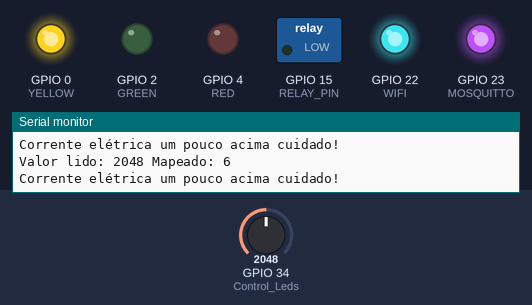
A sketch run on a simulated ESP32. Shown: switched loads named in the sketch (green lamp = pin HIGH), output pins drawn as LEDs (lit = HIGH), the last lines printed to the serial monitor. The test bench sets the inputs (shaded band); at power-on: GPIO 34 (Control_Leds) = 2048. WiFi joins after 1.5 s; servers stay silent unless stated; no MQTT or app messages arrive unless stated.

Above: at 2.7 s.
2.8 s: GPIO 34 (Control_Leds) set to 1065
4.3 s: GPIO 34 (Control_Leds) set to 984
At 5.5 s:
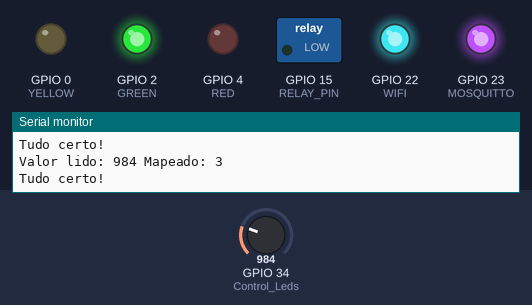
5.8 s: GPIO 34 (Control_Leds) set to 4095
At 7.7 s:
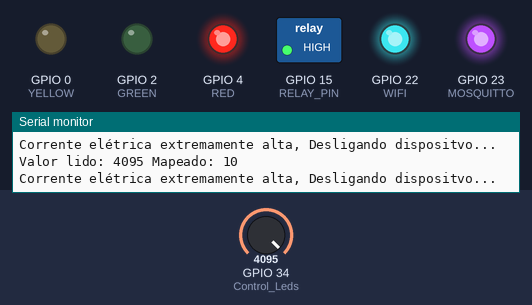
8.1 s: GPIO 34 (Control_Leds) set to 4059
At 8.69 s:
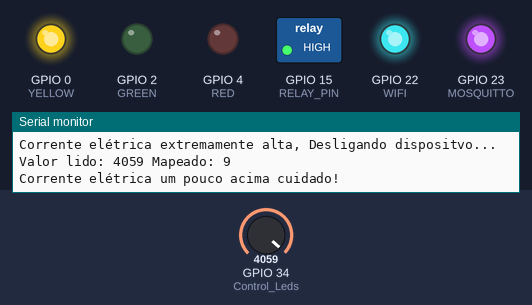
10.2 s: GPIO 34 (Control_Leds) set to 491
At 11.4 s:
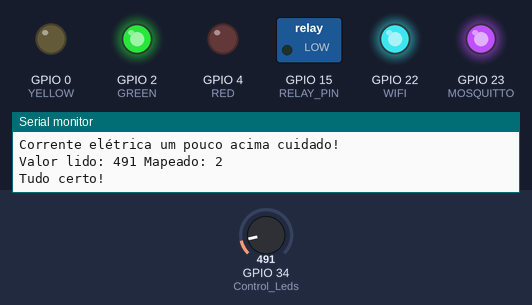
12.2 s: GPIO 34 (Control_Leds) set to 1228
At 13.2 s:
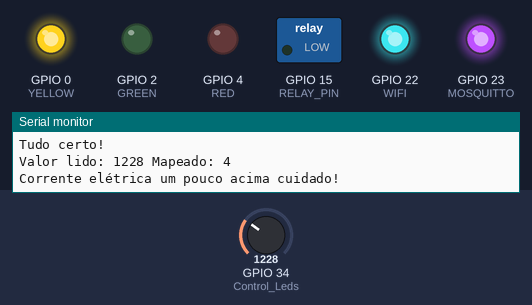
Timing chart, 0 to 15.2 s (numbered marks = the images above; inputs shaded):
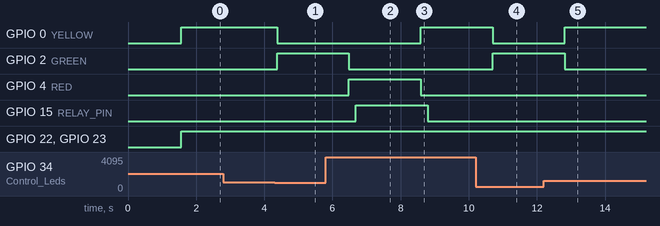

The sketch:

sketch.ino
```cpp
#include <WiFi.h>
#include <PubSubClient.h>

// Configurações de rede Wi-Fi e ao MQTT mosquitto
const char* ssid = "Wokwi-GUEST";
const char* password = "";
const char* mqtt_server = "test.mosquitto.org";

// Configuração do cliente MQTT
WiFiClient WOKWI_Client;
PubSubClient client(WOKWI_Client);

// Definição dos pinos
#define GREEN 2
#define YELLOW 0
#define RED 4
#define RELAY_PIN 15
#define ANALOG_PIN A0 // ADC no ESP8266
#define ANALOG_THRESHOLD 500
#define WIFI 22
#define MOSQUITTO 23

// Variáveis
int valor;
int valorCorrente;
String aviso = "Tudo certo!";
String relay = "Desativado";

void setup_wifi() {
  delay(10);
  Serial.println();
  Serial.print("Connectando...");
  Serial.println(ssid);

  WiFi.mode(WIFI_STA);
  WiFi.begin(ssid, password);

  while (WiFi.status() != WL_CONNECTED) {
    delay(500);
    Serial.print(".");
  }

  Serial.println("");
  Serial.println("WiFi conectado");
  Serial.println("Endereço de IP: ");
  Serial.println(WiFi.localIP());
}

void reconnect() {
  while (!client.connected()) {
    Serial.print("Attempting MQTT connection...");
    if (client.connect("WOKWI_Client")) {
      Serial.println("connected");
    } else {
      Serial.print("failed, rc=");
      Serial.print(client.state());
      Serial.println(" try again in 5 seconds");
      delay(5000);
    }
  }
}

void Control_Leds() {
  valor = analogRead(34);
  valorCorrente = map(valor, 0, 4095, 2, 10);

  Serial.print("Valor lido: ");
  Serial.print(valor);
  Serial.print(" Mapeado: ");
  Serial.println(valorCorrente);

  digitalWrite(GREEN, LOW);
  digitalWrite(YELLOW, LOW);
  digitalWrite(RED, LOW);

  if (valorCorrente <= 3) {
    digitalWrite(GREEN, HIGH);
    Serial.println("Tudo certo!");
    aviso = "Tudo certo!";
  }
  else if (valorCorrente > 3 && valorCorrente <= 9) {
    digitalWrite(YELLOW, HIGH);
    Serial.println("Corrente elétrica um pouco acima cuidado!");
    aviso = "Corrente elétrica um pouco acima cuidado!";
  }
  else if (valorCorrente == 9){
    Serial.println("Corrente elétrica muito alta, caso aumente iremos desligar o dispositvo");
    aviso = "Corrente elétrica muito alta, caso aumente iremos desligar o dispositvo";
  }
  else if (valorCorrente >= 10) {
    digitalWrite(RED, HIGH);
    Serial.println("Corrente elétrica extremamente alta, Desligando dispositvo...");
    aviso = "Corrente elétrica extremamente alta, Desligando dispositvo...";

  }

  delay(200);
}

void RelayControl() {
  if (valorCorrente >= 10) {
    digitalWrite(RELAY_PIN, HIGH);
    relay = "Ativado! Dispositivo desligado";
  } else {
    digitalWrite(RELAY_PIN, LOW);
    relay = "Desativado";
  }
}

void Conectado_Wifi(){
  if(WiFi.status())
  digitalWrite(WIFI, HIGH);
  else
  digitalWrite(WIFI, LOW);

}

void Conectado_Mosquitto(){
  if (client.connected())
  digitalWrite(MOSQUITTO, HIGH);
  else
  digitalWrite(MOSQUITTO, LOW);
}

void Publica_Dados(){
  client.publish("Corrente_Elétrica",String(valorCorrente).c_str());
  client.publish("Aviso",String(aviso).c_str());
  client.publish("Relay",String(relay).c_str());
  delay(500);

}

void setup() {
  pinMode(GREEN, OUTPUT);
  pinMode(YELLOW, OUTPUT);
  pinMode(RED, OUTPUT);
  pinMode(RELAY_PIN, OUTPUT);

  pinMode(WIFI, OUTPUT);
  pinMode(MOSQUITTO, OUTPUT);

  Serial.begin(115200);
  setup_wifi();
  client.setServer(mqtt_server, 1883);
}

void loop() {
  reconnect();
  Conectado_Wifi();
  Conectado_Mosquitto();
  Control_Leds();
  RelayControl();
  Publica_Dados();
}
```

Measured:
- the behaviour switches between 1024 and 1023 on GPIO 34 (Control_Leds) (found by bisection; images 0 and 1)
- the behaviour switches between 4095 and 4094 on GPIO 34 (Control_Leds) (found by bisection; images 2 and 3)
- after the input at 4.3 s, GPIO 0 (YELLOW): HIGH → LOW after 0.08 s; GPIO 2 (GREEN): LOW → HIGH after 0.08 s
- after the input at 5.8 s, GPIO 2 (GREEN): HIGH → LOW after 0.68 s; GPIO 4 (RED): LOW → HIGH after 0.68 s; GPIO 15 (RELAY_PIN): LOW → HIGH after 0.88 s
- after the input at 8.1 s, GPIO 0 (YELLOW): LOW → HIGH after 0.49 s; GPIO 4 (RED): HIGH → LOW after 0.49 s; GPIO 15 (RELAY_PIN): HIGH → LOW after 0.70 s
- after the input at 10.2 s, GPIO 0 (YELLOW): HIGH → LOW after 0.50 s; GPIO 2 (GREEN): LOW → HIGH after 0.50 s
- after the input at 12.2 s, GPIO 0 (YELLOW): LOW → HIGH after 0.61 s; GPIO 2 (GREEN): HIGH → LOW after 0.61 s
